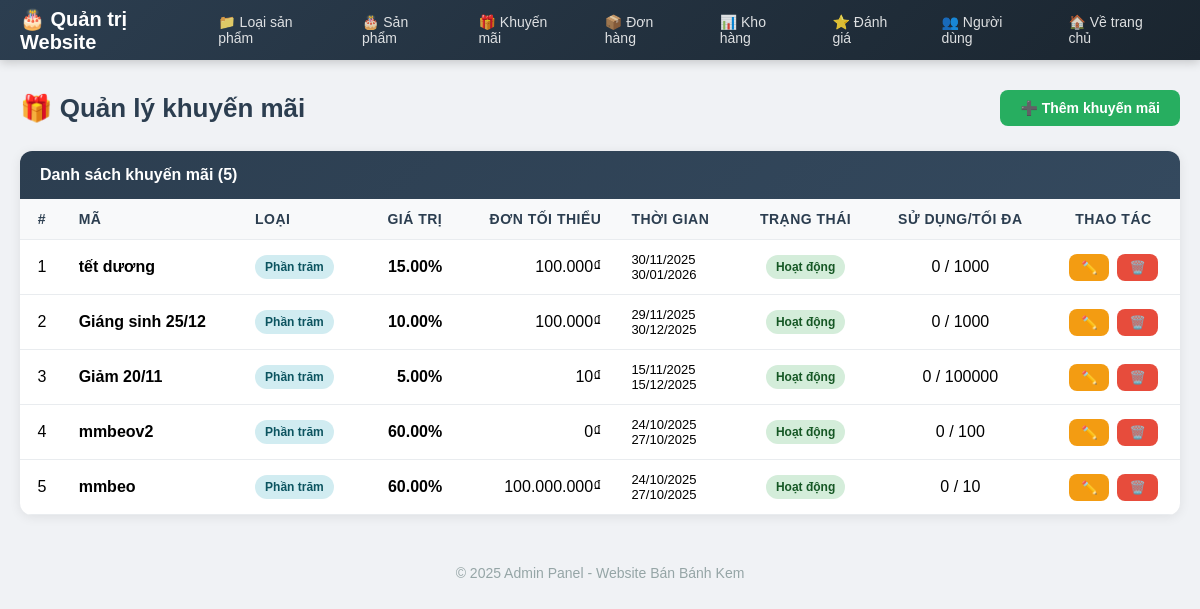
The page /Admin/promotionList (signed in) on the database its author committed.
### tables this page shows
CREATE TABLE `promotions` (
  `id` int(11) NOT NULL,
  `code` varchar(100) NOT NULL,
  `type` varchar(20) NOT NULL COMMENT 'percent|fixed',
  `value` decimal(12,2) NOT NULL DEFAULT 0.00,
  `min_order_amount` decimal(12,2) DEFAULT 0.00,
  `start_date` datetime DEFAULT NULL,
  `end_date` datetime DEFAULT NULL,
  `status` varchar(20) DEFAULT 'active',
  `usage_limit` int(11) DEFAULT NULL,
  `usage_count` int(11) DEFAULT 0,
  `created_at` datetime DEFAULT current_timestamp(),
  `updated_at` datetime DEFAULT NULL
);

### app/Controller.php (called while the page is built, shortened)
<?php
class Controller {
    public function model($model){
        return new $model;
    }
    public function view($view, $data = []){
        extract($data);
        require "./views/" . $view . ".php";
    }
}

### controllers/Admin.php (called while the page is built, shortened)
<?php
class Admin extends Controller{
    public function promotionList() {
        $promotionModel = $this->model('PromotionModel');
        $promotions = $promotionModel->select("SELECT * FROM promotions ORDER BY created_at DESC");
        $this->view('adminPage', ['page' => 'PromotionList', 'promotions' => $promotions]);
    }
}

### app/App.php (called while the page is built, shortened)
<?php
class App{
    protected $action="Show";
 public function __construct(){
        $arr=array();
        if(isset($_GET["url"])){
            $arr=$this->urlprocess();
        }
        if(isset($arr[0])&& file_exists("./controllers/".$arr[0].".php")){
            unset($arr[0]);
        }
        $this->controller= new $this->controller;
        if(isset($arr[1]) && method_exists($this->controller,$arr[1])){
            $this->action=$arr[1];
        }
        unset($arr[1]);
        $this->param =$arr?array_values($arr):array();
        call_user_func_array(array($this->controller,$this->action),$this->param);
    }
   public function urlprocess(){
        if(isset($_GET["url"])){
           return explode('/', filter_var(trim($_GET["url"],'/')));
        }
        return array();
    }
}

### index.php (called while the page is built, shortened)
<?php
require_once "app/DB.php";
require_once "app/Controller.php";
require_once "app/App.php";
$App = new App();
?>

### app/DB.php (called while the page is built, shortened)
<?php
class DB {
    private $host='localhost';
    private $user='root';
    private $pass='';
    private $dbname='website';
    public function __construct(){
        $this->db=$this->Connect();
    }
    public function Connect(){
        $dsn='mysql:host='.$this->host.';port=3306;dbname='.$this->dbname;
        $pdo=new PDO($dsn,$this->user,$this->pass);
        $pdo->setAttribute(PDO::ATTR_DEFAULT_FETCH_MODE,PDO::FETCH_ASSOC);
        return $pdo;
    }
}

### models/BaseModel.php (called while the page is built, shortened)
<?php
class BaseModel extends DB {
    public function __construct()
    {
        if ($this->db instanceof PDO) {
            $this->db->setAttribute(PDO::ATTR_ERRMODE, PDO::ERRMODE_EXCEPTION);
        } else {
            error_log("❌ BaseModel: \$this->db KHÔNG PHẢI PDO - LỖI KẾT NỐI");
        }
    }
    public function select($sql, $params = []) {
        try {
            $stmt = $this->db->prepare($sql);
            $stmt->execute($params);
            return $stmt->fetchAll(PDO::FETCH_ASSOC);
        } catch (PDOException $e) {
            error_log("Lỗi BaseModel::select(): " . $e->getMessage());
            return [];
        }
    }
}

### views/Back_end/PromotionList.php (the view, shortened to what this page needs)
<?php
$promotions = $data['promotions'] ?? [];
?>
<div class="page-header">
    <h2 class="page-title">🎁 Quản lý khuyến mãi</h2>
    <a href="<?= APP_URL ?>/Admin/promotionCreate" class="btn btn-success">➕ Thêm khuyến mãi</a>
</div>
<div class="card">
    <div class="card-header">Danh sách khuyến mãi (<?= count($promotions) ?>)</div>
    <div class="table-responsive">
        <table class="table">
            <thead>
                <tr>
                    <th class="text-center">#</th>
                    <th>Mã</th>
                    <th>Loại</th>
                    <th class="text-right">Giá trị</th>
                    <th class="text-right">Đơn tối thiểu</th>
                    <th>Thời gian</th>
                    <th class="text-center">Trạng thái</th>
                    <th class="text-center">Sử dụng/Tối đa</th>
                    <th class="text-center">Thao tác</th>
                </tr>
            </thead>
            <tbody>
                <?php if (!empty($promotions)): $i = 1; ?>
                    <?php foreach ($promotions as $promo): ?>
                    <tr>
                        <td class="text-center"><?= $i++ ?></td>
                        <td><strong><?= htmlspecialchars($promo['code']) ?></strong></td>
                        <td>
                            <?php if ($promo['type'] == 'percent'): ?>
                                <span class="badge badge-info">Phần trăm</span>
                            <?php else: ?>
                                <span class="badge badge-primary">Cố định</span>
                            <?php endif; ?>
                        </td>
                        <td class="text-right">
                            <?php if ($promo['type'] == 'percent'): ?>
                                <strong><?= htmlspecialchars($promo['value']) ?>%</strong>
                            <?php else: ?>
                                <strong><?= number_format($promo['value'], 0, ',', '.') ?>₫</strong>
                            <?php endif; ?>
                        </td>
                        <td class="text-right"><?= number_format($promo['min_order_amount'] ?? 0, 0, ',', '.') ?>₫</td>
                        <td style="font-size:13px;">
                            <?= $promo['start_date'] ? date('d/m/Y', strtotime($promo['start_date'])) : 'N/A' ?>
                            <br>
                            <?= $promo['end_date'] ? date('d/m/Y', strtotime($promo['end_date'])) : 'N/A' ?>
                        </td>
                        <td class="text-center">
                            <?php if ($promo['status'] == 'active'): ?>
                                <span class="badge badge-success">Hoạt động</span>
                            <?php else: ?>
                                <span class="badge badge-danger">Tắt</span>
                            <?php endif; ?>
                        </td>
                        <td class="text-center">
                            <?= $promo['usage_count'] ?? 0 ?> / <?= $promo['usage_limit'] ?? '∞' ?>
                        </td>
                        <td class="text-center">
                            <div class="action-btns">
                                <a href="<?= APP_URL ?>/Admin/promotionEdit/<?= $promo['id'] ?>" class="btn btn-warning btn-sm">✏️</a>
                                <a href="<?= APP_URL ?>/Admin/promotionDelete/<?= $promo['id'] ?>"
                                   onclick="return confirm('Xóa khuyến mãi này?')"
                                   class="btn btn-danger btn-sm">🗑️</a>
                            </div>
                        </td>
                    </tr>
                    <?php endforeach; ?>
                <?php endif; ?>
            </tbody>
        </table>
    </div>
</div>

### public/css/admin.css (style rules this page uses)
* { margin: 0; padding: 0; box-sizing: border-box; }
body { font-family: Arial, sans-serif; background: #f0f2f5; min-height: 100vh; }
.page-header { display: flex; justify-content: space-between; align-items: center; margin-bottom: 25px; }
.page-title { font-size: 26px; color: #2c3e50; font-weight: 700; display: flex; align-items: center; gap: 10px; }
.card { background: #fff; border-radius: 12px; box-shadow: 0 2px 12px rgba(0,0,0,0.08); overflow: hidden; }
.card-header { background: linear-gradient(135deg, #2c3e50 0%, #34495e 100%); color: #fff; padding: 15px 20px; font-weight: 600; font-size: 16px; }
.btn { padding: 10px 20px; border-radius: 8px; font-size: 14px; font-weight: 600; cursor: pointer; text-decoration: none; display: inline-flex; align-items: center; gap: 6px; border: none; transition: all 0.3s; }
.btn-success { background: #27ae60; color: #fff; }
.btn-warning { background: #f39c12; color: #fff; }
.btn-danger { background: #e74c3c; color: #fff; }
.btn-sm { padding: 6px 12px; font-size: 13px; }
.table-responsive { overflow-x: auto; }
.table { width: 100%; border-collapse: collapse; }
.table th, .table td { padding: 12px 15px; text-align: left; border-bottom: 1px solid #e9ecef; vertical-align: middle; }
.table thead { background: #f8f9fa; }
.table thead th { font-weight: 600; color: #2c3e50; font-size: 14px; text-transform: uppercase; letter-spacing: 0.5px; }
.table .text-center { text-align: center; }
.table .text-right { text-align: right; }
.badge { display: inline-block; padding: 5px 10px; border-radius: 20px; font-size: 12px; font-weight: 600; }
.badge-success { background: #d4edda; color: #155724; }
.badge-info { background: #d1ecf1; color: #0c5460; }
.action-btns { display: flex; gap: 8px; justify-content: center; }

### rows shown on the page
promotions: code "tết dương", type "Phần trăm", value "15.00", min_order_amount "100.000", start_date "30/11/2025", end_date "30/01/2026", status "Hoạt động", usage_count "0", usage_limit "1000"
promotions: code "Giáng sinh 25/12", type "Phần trăm", value "10.00", min_order_amount "100.000", start_date "29/11/2025", end_date "30/12/2025", status "Hoạt động", usage_count "0", usage_limit "1000"
promotions: code "Giảm 20/11", type "Phần trăm", value "5.00", min_order_amount "10", start_date "15/11/2025", end_date "15/12/2025", status "Hoạt động", usage_count "0", usage_limit "100000"
promotions: code "mmbeov2", type "Phần trăm", value "60.00", min_order_amount "0", start_date "24/10/2025", end_date "27/10/2025", status "Hoạt động", usage_count "0", usage_limit "100"
promotions: code "mmbeo", type "Phần trăm", value "60.00", min_order_amount "100.000.000", start_date "24/10/2025", end_date "27/10/2025", status "Hoạt động", usage_count "0", usage_limit "10"

### other values the page prints
count($promotions) "5"
